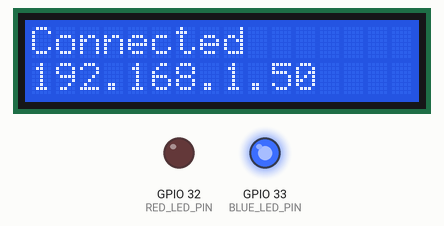
A sketch run on a simulated ESP32. Parts: 16×2 character LCD, output pins drawn as LEDs (lit = HIGH). WiFi joins after 1.5 s; servers stay silent unless stated; uploads are accepted with an empty reply; the local clock reads 2024-03-15 10:24:30 at power-on unless the sketch sets it; EEPROM starts erased; what the sketch prints to the serial monitor is not drawn.

Above: at 2.0 s.
At 2.6 s:
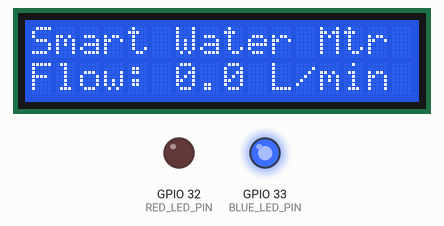
Timing chart, 0 to 4.1 s (numbered marks = the images above):
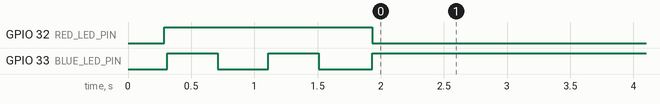

Measured:
- what the display in image 0 shows lasts 0.7 s, from 1.9 s to 2.6 s

The sketch:

SafeWaterMeter.ino
```cpp
#include <Arduino.h>
#include <WiFi.h>
#include <time.h>
#include "config.h"
#include "wifi_manager.h"
#include "api_client.h"
#include "flow_sensor.h"
#include "lcd_display.h"
#include "status_leds.h"
#include "heartbeat.h"
#include "utilities.h"

namespace {
struct BufferedReading {
  float flowRate;
  float waterUsageLitres;
};

BufferedReading readingBuffer[MAX_BUFFERED_READINGS];
int bufferedCount = 0;

void bufferReading(float flowRate, float waterUsageLitres) {
  if (bufferedCount >= MAX_BUFFERED_READINGS) {
    memmove(&readingBuffer[0], &readingBuffer[1], sizeof(BufferedReading) * (MAX_BUFFERED_READINGS - 1));
    bufferedCount--;
  }
  readingBuffer[bufferedCount++] = {flowRate, waterUsageLitres};
}

void flushBufferedReadings(int batteryPct, int wifiSignal) {
  int i = 0;
  while (i < bufferedCount) {
    if (!ApiClient::uploadReading(readingBuffer[i].flowRate, readingBuffer[i].waterUsageLitres, batteryPct, wifiSignal)) {
      break;
    }
    i++;
  }
  if (i > 0) {
    memmove(&readingBuffer[0], &readingBuffer[i], sizeof(BufferedReading) * (bufferedCount - i));
    bufferedCount -= i;
  }
}

unsigned long lastFlowUpdateAt = 0;
unsigned long lastHeartbeatAt = 0;
unsigned long lastReadingUploadAt = 0;
float lastUploadedTotalLitres = 0.0f;

void sendReadingIfDue() {
  float totalLitres = FlowSensor::getTotalLitres();
  float deltaSinceLastUpload = totalLitres - lastUploadedTotalLitres;

  bool dueByThreshold = deltaSinceLastUpload >= UPLOAD_THRESHOLD_LITRES;
  bool dueByTime = (millis() - lastReadingUploadAt) >= UPLOAD_INTERVAL_MS;

  if (!dueByThreshold && !dueByTime) return;

  int battery = Heartbeat::readBatteryPercent();
  int rssi = WiFi.RSSI();
  float flowRate = FlowSensor::getFlowRateLpm();

  if (!ApiClient::uploadReading(flowRate, totalLitres, battery, rssi)) {
    Utilities::logLine("Reading upload failed - buffering for retry");
    ApiClient::sendLog("WARNING", "Reading upload failed, buffering for retry");
    bufferReading(flowRate, totalLitres);
    return;
  }

  lastUploadedTotalLitres = totalLitres;
  lastReadingUploadAt = millis();
  flushBufferedReadings(battery, rssi);
  FlowSensor::persist();
}

} // namespace

void setup() {
  Serial.begin(115200);
  delay(200);
  Serial.println("\n[boot] SafeWater firmware " + String(Utilities::FIRMWARE_VERSION));

  LcdDisplay::begin();
  StatusLeds::begin();
  FlowSensor::begin();
  lastUploadedTotalLitres = 0.0f;

  WifiManager::begin();
  configTime(0, 0, "pool.ntp.org", "time.nist.gov");

  Utilities::logLine("Sensor reading started");
  Utilities::logLine("Beginning cloud synchronization");

  Heartbeat::send();
  ApiClient::sendLog("INFO", "Device booted, firmware " + String(Utilities::FIRMWARE_VERSION));
}

void loop() {
  WifiManager::poll();

  unsigned long now = millis();

  if (now - lastFlowUpdateAt >= 1000UL) {
    lastFlowUpdateAt = now;
    FlowSensor::update();
    float flowRate = FlowSensor::getFlowRateLpm();
    LcdDisplay::showFlowRate(flowRate);
    Serial.printf("[flow] %.2f L/min (total %.2f L)\n", flowRate, FlowSensor::getTotalLitres());
  }

  if (now - lastHeartbeatAt >= HEARTBEAT_INTERVAL_MS) {
    lastHeartbeatAt = now;
    Heartbeat::send();
  }

  sendReadingIfDue();
}
```

api_client.cpp
```cpp
#include "api_client.h"
#include <WiFi.h>
#include <HTTPClient.h>
#include <WiFiClientSecure.h>
#include "config.h"

namespace {

bool postAction(const char *action, JsonDocument &extra, JsonDocument &response) {
  if (WiFi.status() != WL_CONNECTED) {
    Serial.println("[api] skipped - no Wi-Fi");
    return false;
  }

  JsonDocument body;
  body["action"] = action;
  body["meter_serial"] = METER_SERIAL;
  body["api_key"] = DEVICE_API_KEY;
  for (JsonPairConst kv : extra.as<JsonObjectConst>()) {
    body[kv.key()] = kv.value();
  }

  String payload;
  serializeJson(body, payload);

  WiFiClientSecure client;
  client.setInsecure();

  HTTPClient http;
  http.begin(client, API_BASE_URL);
  http.addHeader("Content-Type", "application/json");

  int statusCode = http.POST(payload);
  bool ok = false;

  if (statusCode > 0) {
    String responseBody = http.getString();
    DeserializationError err = deserializeJson(response, responseBody);
    ok = statusCode >= 200 && statusCode < 300 && !err && response["success"] == true;

    if (!ok) {
      Serial.printf("[api] %s failed, status=%d body=%s\n", action, statusCode, responseBody.c_str());
    }
  } else {
    Serial.printf("[api] %s request failed: %s\n", action, http.errorToString(statusCode).c_str());
  }

  http.end();
  return ok;
}

} // namespace

namespace ApiClient {

bool uploadReading(float flowRate, float waterUsageLitres, int batteryPct, int wifiSignalDbm) {
  JsonDocument extra;
  extra["flow_rate"] = flowRate;
  extra["water_usage"] = waterUsageLitres;
  extra["battery"] = batteryPct;
  extra["wifi_signal"] = wifiSignalDbm;
  extra["status"] = "online";

  JsonDocument response;
  return postAction("reading", extra, response);
}

bool sendHeartbeat(int batteryPct, int wifiSignalDbm, const char *firmwareVersion) {
  JsonDocument extra;
  extra["battery"] = batteryPct;
  extra["wifi_signal"] = wifiSignalDbm;
  extra["firmware_version"] = firmwareVersion;

  JsonDocument response;
  return postAction("heartbeat", extra, response);
}

int getPendingCommands(ValveCommand *out, int maxCommands) {
  JsonDocument extra;
  JsonDocument response;

  if (!postAction("get_commands", extra, response)) return 0;

  JsonArrayConst commands = response["commands"].as<JsonArrayConst>();
  int count = 0;
  for (JsonObjectConst cmd : commands) {
    if (count >= maxCommands) break;
    out[count].id = cmd["id"].as<String>();
    out[count].command = cmd["command"].as<String>();
    count++;
  }
  return count;
}

bool acknowledgeCommand(const String &commandId, const char *status) {
  JsonDocument extra;
  extra["command_id"] = commandId;
  extra["status"] = status;

  JsonDocument response;
  return postAction("ack_command", extra, response);
}

bool sendLog(const char *level, const String &message) {
  JsonDocument extra;
  extra["level"] = level;
  extra["message"] = message;

  JsonDocument response;
  return postAction("log", extra, response);
}

} // namespace ApiClient
```

api_client.h
```cpp
#pragma once

#include <Arduino.h>
#include <ArduinoJson.h>

namespace ApiClient {

struct ValveCommand {
  String id;
  String command;
};

bool uploadReading(float flowRate, float waterUsageLitres, int batteryPct, int wifiSignalDbm);
bool sendHeartbeat(int batteryPct, int wifiSignalDbm, const char *firmwareVersion);
int getPendingCommands(ValveCommand *out, int maxCommands);
bool acknowledgeCommand(const String &commandId, const char *status);
bool sendLog(const char *level, const String &message);

} // namespace ApiClient
```

flow_sensor.cpp
```cpp
#include "flow_sensor.h"
#include <Arduino.h>
#include <Preferences.h>
#include "config.h"

namespace {
volatile unsigned long pulseCount = 0;
unsigned long lastPulseCountAtUpdate = 0;
unsigned long lastUpdateAtMs = 0;
float flowRateLpm = 0.0f;
float totalLitres = 0.0f;
float lastPersistedTotal = 0.0f;
Preferences prefs;

void IRAM_ATTR onPulse() {
  // Ignore noise from an unplugged / floating input. The real flow sensor should
  // drive this pin with a valid falling edge only when connected to the circuit.
  if (digitalRead(FLOW_SENSOR_PIN) != LOW) return;
  pulseCount++;
}
} // namespace

namespace FlowSensor {

void begin() {
  pinMode(FLOW_SENSOR_PIN, INPUT_PULLUP);
  pulseCount = 0;
  lastPulseCountAtUpdate = 0;
  lastUpdateAtMs = millis();
  flowRateLpm = 0.0f;
  totalLitres = 0.0f;
  lastPersistedTotal = 0.0f;

  prefs.begin("flowsensor", false);
  /*
    This device must not report litres while it is not physically connected to
    a flow sensor. The old code restored the last saved value from flash on boot,
    which made the dashboard show litres rising even when nothing was connected.
    Clear the stale value so we start clean and only count real pulses from a
    connected sensor.
  */
  prefs.remove("total");
  Serial.println("[flow] cleared persisted total; waiting for real sensor input");

  /*
    Do not attach the interrupt on a floating input while the board is disconnected.
    If you have a real flow sensor connected, attach it after the physical wiring is
    verified and the sensor is stable.
  */
  detachInterrupt(digitalPinToInterrupt(FLOW_SENSOR_PIN));
}

void update() {
  noInterrupts();
  unsigned long currentPulses = pulseCount;
  interrupts();

  unsigned long now = millis();
  unsigned long elapsedMs = now - lastUpdateAtMs;
  if (elapsedMs == 0) return;

  unsigned long newPulses = currentPulses - lastPulseCountAtUpdate;
  float litresSinceLastUpdate = newPulses / PULSES_PER_LITRE;

  flowRateLpm = litresSinceLastUpdate / (elapsedMs / 60000.0f);
  totalLitres += litresSinceLastUpdate;

  lastPulseCountAtUpdate = currentPulses;
  lastUpdateAtMs = now;
}

float getFlowRateLpm() {
  return flowRateLpm;
}

float getTotalLitres() {
  return totalLitres;
}

void persist() {
  if (totalLitres == lastPersistedTotal) return;
  prefs.putFloat("total", totalLitres);
  lastPersistedTotal = totalLitres;
}

} // namespace FlowSensor
```

flow_sensor.h
```cpp
#pragma once

namespace FlowSensor {
void begin();
void update();
float getFlowRateLpm();
float getTotalLitres();
void persist();
} // namespace FlowSensor
```

heartbeat.cpp
```cpp
#include "heartbeat.h"
#include <Arduino.h>
#include <WiFi.h>
#include "api_client.h"
#include "utilities.h"

namespace Heartbeat {

int readBatteryPercent() {
  return 100;
}

bool send() {
  int battery = readBatteryPercent();
  int rssi = WiFi.RSSI();

  Serial.printf(
      "[heartbeat] battery=%d%% rssi=%ddBm heap=%uB\n",
      battery, rssi, ESP.getFreeHeap());

  return ApiClient::sendHeartbeat(battery, rssi, Utilities::FIRMWARE_VERSION);
}

} // namespace Heartbeat
```

heartbeat.h
```cpp
#pragma once

namespace Heartbeat {
bool send();
int readBatteryPercent();
} // namespace Heartbeat
```

secrets.h
```cpp
#pragma once

#define WIFI_SSID "Redmi Note 10 Pro"
#define WIFI_PASSWORD "gadna@123456"
#define METER_SERIAL "WM-00002"
#define DEVICE_API_KEY "b7b4ed78e9859118ca12484313fe7275"
```

status_leds.cpp
```cpp
#include "status_leds.h"
#include <Arduino.h>
#include "config.h"

namespace {
bool blueState = false;
}

namespace StatusLeds {

void begin() {
  pinMode(RED_LED_PIN, OUTPUT);
  pinMode(BLUE_LED_PIN, OUTPUT);
  digitalWrite(RED_LED_PIN, HIGH);
  digitalWrite(BLUE_LED_PIN, LOW);
}

void setWifiConnected(bool connected) {
  blueState = connected;
  digitalWrite(BLUE_LED_PIN, connected ? HIGH : LOW);
  digitalWrite(RED_LED_PIN, connected ? LOW : HIGH);
}

void toggleWifiBlink() {
  blueState = !blueState;
  digitalWrite(BLUE_LED_PIN, blueState ? HIGH : LOW);
}

} // namespace StatusLeds
```

status_leds.h
```cpp
#pragma once

namespace StatusLeds {
void begin();
void setWifiConnected(bool connected);
void toggleWifiBlink();
} // namespace StatusLeds
```

utilities.cpp
```cpp
#include "utilities.h"
#include <Arduino.h>

namespace Utilities {

void logLine(const char *message) {
  Serial.printf("[%.1fs] %s\n", millis() / 1000.0f, message);
}

} // namespace Utilities
```

utilities.h
```cpp
#pragma once

namespace Utilities {
constexpr const char *FIRMWARE_VERSION = "1.0.0";
void logLine(const char *message);
} // namespace Utilities
```

wifi_manager.cpp
```cpp
#include "wifi_manager.h"
#include <WiFi.h>
#include "config.h"
#include "lcd_display.h"
#include "status_leds.h"
#include "api_client.h"

namespace {
unsigned long lastRetryAt = 0;
unsigned long lastBlinkAt = 0;
bool wasConnected = false;
}

namespace WifiManager {

void begin() {
  WiFi.mode(WIFI_STA);
  WiFi.begin(WIFI_SSID, WIFI_PASSWORD);

  LcdDisplay::showMessage("Connecting...", "Wi-Fi");

  while (WiFi.status() != WL_CONNECTED) {
    unsigned long waitStart = millis();
    while (millis() - waitStart < WIFI_RETRY_INTERVAL_MS) {
      StatusLeds::toggleWifiBlink();
      delay(WIFI_BLINK_INTERVAL_MS);
      if (WiFi.status() == WL_CONNECTED) break;
    }
    if (WiFi.status() == WL_CONNECTED) break;
    Serial.println("[wifi] retrying connection...");
    WiFi.begin(WIFI_SSID, WIFI_PASSWORD);
  }

  Serial.print("[wifi] connected, IP: ");
  Serial.println(WiFi.localIP());
  LcdDisplay::showMessage("Connected", WiFi.localIP().toString().c_str());
  StatusLeds::setWifiConnected(true);
  ApiClient::sendLog("INFO", "Wi-Fi connected, IP " + WiFi.localIP().toString());
  wasConnected = true;
}

void poll() {
  if (WiFi.status() == WL_CONNECTED) {
    if (!wasConnected) {
      Serial.println("[wifi] reconnected");
      StatusLeds::setWifiConnected(true);
      ApiClient::sendLog("WARNING", "Wi-Fi reconnected after a drop");
      wasConnected = true;
    }
    return;
  }

  if (wasConnected) {
    Serial.println("[wifi] connection lost");
    wasConnected = false;
  }

  unsigned long now = millis();

  if (now - lastBlinkAt >= WIFI_BLINK_INTERVAL_MS) {
    lastBlinkAt = now;
    StatusLeds::toggleWifiBlink();
  }

  if (now - lastRetryAt < WIFI_RETRY_INTERVAL_MS) return;
  lastRetryAt = now;

  Serial.println("[wifi] connection lost, retrying...");
  WiFi.disconnect();
  WiFi.begin(WIFI_SSID, WIFI_PASSWORD);
}

bool isConnected() {
  return WiFi.status() == WL_CONNECTED;
}

} // namespace WifiManager
```

wifi_manager.h
```cpp
#pragma once

namespace WifiManager {
void begin();
void poll();
bool isConnected();
} // namespace WifiManager
```

config.h
```cpp
#pragma once

#include "secrets.h"

#define API_BASE_URL "https://ueeskinlxggnxqnymiqg.supabase.co/functions/v1/esp32-ingest"

#define FLOW_SENSOR_PIN 35
#define RED_LED_PIN 32
#define BLUE_LED_PIN 33
#define LCD_SDA_PIN 21
#define LCD_SCL_PIN 22
#define LCD_I2C_ADDRESS 0x27
#define LCD_COLUMNS 16
#define LCD_ROWS 2

#define PULSES_PER_LITRE 450.0f

#define WIFI_RETRY_INTERVAL_MS 5000UL
#define WIFI_BLINK_INTERVAL_MS 400UL
#define HEARTBEAT_INTERVAL_MS 60000UL
#define COMMAND_POLL_INTERVAL_MS 5000UL

#define UPLOAD_INTERVAL_MS 15000UL
#define UPLOAD_THRESHOLD_LITRES 1.0f
#define MAX_BUFFERED_READINGS 1000
```

lcd_display.cpp
```cpp
#include "lcd_display.h"
#include <Wire.h>
#include <LiquidCrystal_I2C.h>
#include <string.h>
#include "config.h"

namespace {
LiquidCrystal_I2C lcd(LCD_I2C_ADDRESS, LCD_COLUMNS, LCD_ROWS);
bool titleDrawn = false;

void printLines(const char *line1, const char *line2) {
  lcd.clear();
  lcd.setCursor(0, 0);
  lcd.print(line1);
  lcd.setCursor(0, 1);
  lcd.print(line2);
}
} // namespace

namespace LcdDisplay {

void begin() {
  Wire.begin(LCD_SDA_PIN, LCD_SCL_PIN);
  lcd.init();
  lcd.backlight();
  printLines("SafeWater", "Starting...");
}

void showMessage(const char *line1, const char *line2) {
  printLines(line1, line2);
  titleDrawn = false;
}

void showFlowRate(float flowRateLpm) {
  if (!titleDrawn) {
    lcd.clear();
    lcd.setCursor(0, 0);
    lcd.print("Smart Water Mtr");
    titleDrawn = true;
  }

  char line2[17];
  snprintf(line2, sizeof(line2), "Flow: %.1f L/min", flowRateLpm);
  while (strlen(line2) < LCD_COLUMNS) strcat(line2, " ");

  lcd.setCursor(0, 1);
  lcd.print(line2);
}

} // namespace LcdDisplay
```

lcd_display.h
```cpp
#pragma once

namespace LcdDisplay {
void begin();
void showMessage(const char *line1, const char *line2);
void showFlowRate(float flowRateLpm);
} // namespace LcdDisplay
```
